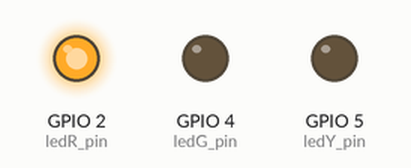
Simulated run of this sketch. Board: ESP32. Parts: output pins drawn as LEDs (lit = HIGH).

Above: at 0.5 s.
At 1.5 s:
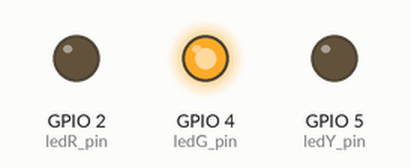
At 2.5 s:
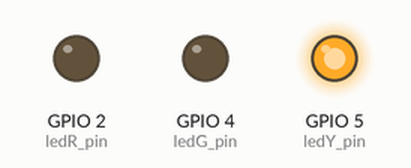
At 3.5 s:
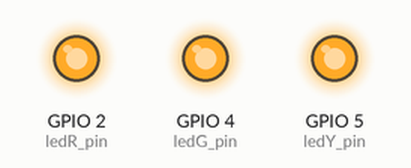
Timing chart, 0 to 5.2 s (numbered marks = the images above):
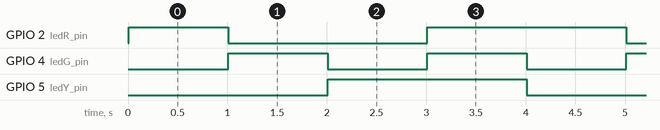

Measured:
- by itself, GPIO 2 (ledR_pin): repeats every 4.0 s: LOW 2.0 s, HIGH 2.0 s
- by itself, GPIO 4 (ledG_pin): alternates HIGH for 1.0 s and LOW for 1.0 s
- by itself, GPIO 5 (ledY_pin): alternates HIGH for 2.0 s and LOW for 2.0 s

The sketch:

rgbdigital.ino
```cpp
/*
 * ESP32使用PWM实现呼吸灯程序
 */

/* 设置led输出引脚号 */
int ledR_pin = 2;
/* 设置led输出引脚号 */
int ledG_pin = 4;
/* 设置led输出引脚号 */
int ledY_pin = 5;

void setup()
{
  Serial.begin(115200);
  delay(10);
  pinMode(ledR_pin,OUTPUT);
  pinMode(ledG_pin,OUTPUT);
  pinMode(ledY_pin,OUTPUT);
}

void loop()
{
  color(1, 0, 0);
  delay(1000);
  color(0, 1, 0);
  delay(1000);
  color(0, 0, 1);
  delay(1000);
  color(1, 1, 1);
  delay(1000);
}

void color(int red, int green, int yellow){
  digitalWrite(ledR_pin, red);
  digitalWrite(ledG_pin, green);
  digitalWrite(ledY_pin, yellow);
}
```
